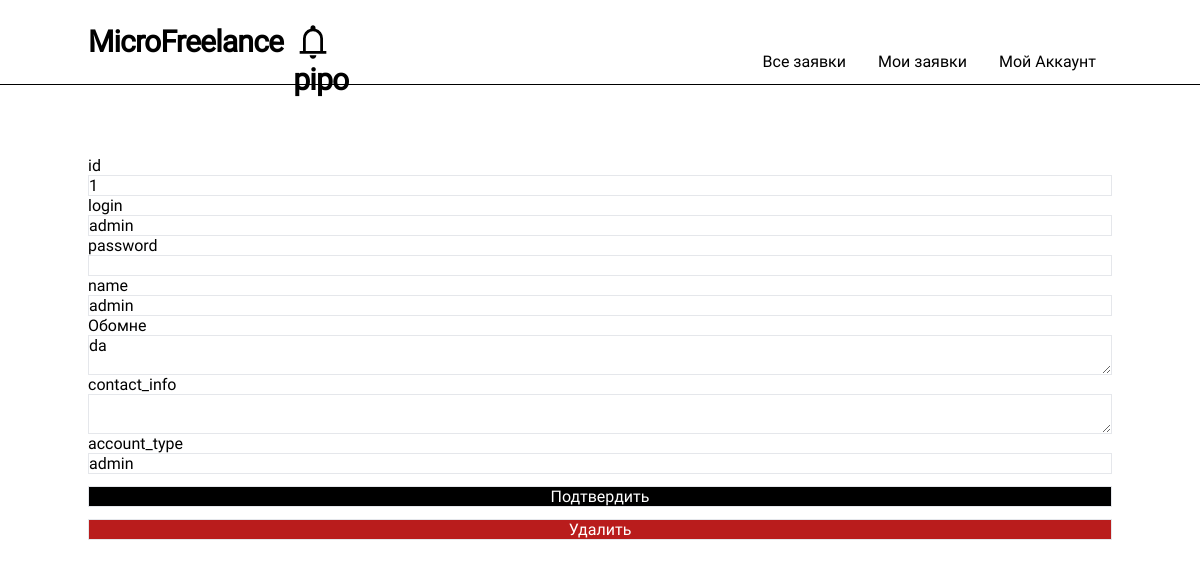
The app's page /admin/1 (signed in), older data.
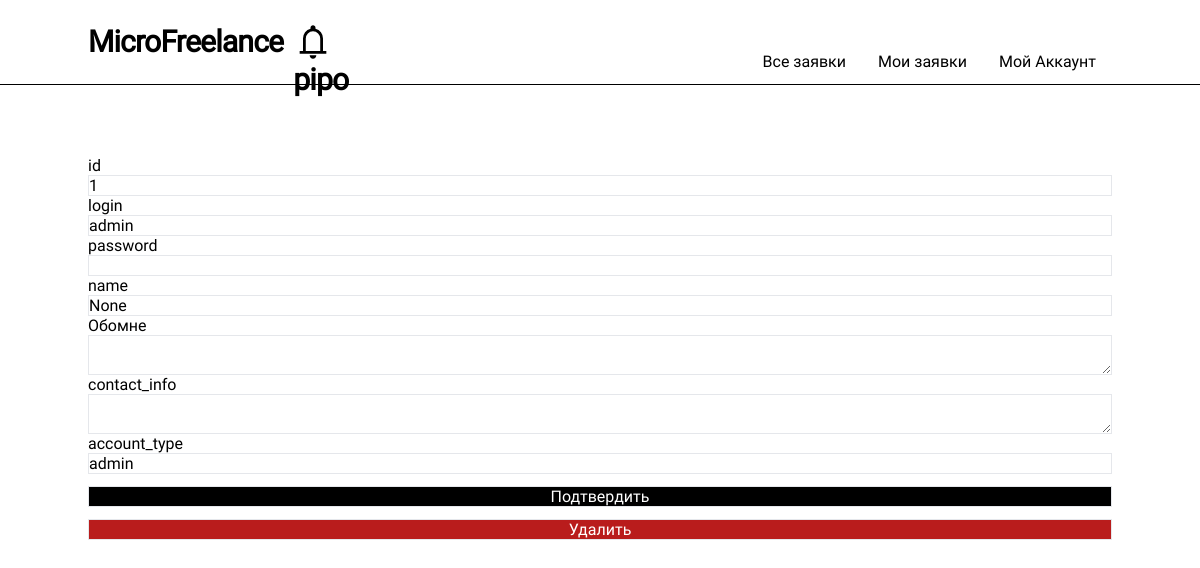
The same page, newer data.
### models.py (models this page shows, shortened)
class User(UserMixin, db.Model):
    __table_name__ = "users"
    id: Mapped[int]                         = mapped_column(primary_key=True)
    login: Mapped[str]                      = mapped_column(String(64), index=True, unique=True)
    password_hash: Mapped[Optional[str]]    = mapped_column(String(256))
    name: Mapped[Optional[str]]             = mapped_column(String(64))
    aboutme: Mapped[Optional[str]]          = mapped_column(String(256))
    contact_info: Mapped[Optional[str]]     = mapped_column(String(256))
    account_type: Mapped[str]               = mapped_column(String(256), default='student')
    def check_role(self, roles: list[str]) -> bool:
        if type(roles) is str:
            return self.account_type == roles
        return self.account_type in roles

### routes.py (the view, shortened to what this page needs)
@app.route('/admin/<user_id>', methods=['GET', 'POST'])
@login_required
def admin_panel_edit_user(user_id):
    if not current_user.check_role('admin'):
        abort(418)
    user = db.session.scalar(sa.select(User).where(User.id == user_id))
    form = AdminUserEditForm()
    form.aboutme.data = user.aboutme
    return render_template('admin/admin_user_edit.html', user=user, form=form)

### forms.py
class AdminUserEditForm(FlaskForm):
    id = StringField("id")
    login = StringField("login")
    password = StringField("password")
    name = StringField("name")
    aboutme = TextAreaField("Обомне", validators=[DataRequired()])
    contact_info = TextAreaField("contact_info")
    account_type = StringField("account_type")
    submit = SubmitField("Подтвердить")

### models.py (called while the page is built)
@login.user_loader
def load_user(id):
  return db.session.get(User, int(id))

### routes.py (called while the page is built)
def render_template(*args, **kwargs):
    kwargs['current_user'] = current_user
    return base_render_teplate(*args, **kwargs)

### templates/admin/admin_user_edit.html (shortened to what this page needs)
{% extends "base/base.html" %}
{% block content %}
<form method="POST" enctype='multipart/form-data'>
    <div class="flex-col flex">
        {{form.id.label}}
        {{form.id(class='border', value=user.id)}}
        {{form.login.label}}
        {{form.login(class='border', value=user.login)}}
        {{form.password.label}}
        {{form.password(class='border')}}
        {{form.name.label}}
        {{form.name(class='border', value=user.name)}}
        {{form.aboutme.label}}
        {{form.aboutme(class='border')}}
        {{form.contact_info.label}}
        {{form.contact_info(class='border', value=user.contact_info)}}
        {{form.account_type.label}}
        {{form.account_type(class='border', value=user.account_type)}}
        {{form.submit(class='border bg-black text-white cursor-pointer mt-3 text-center')}}
        <a class="border bg-red-700 text-white cursor-pointer mt-3 text-center" href="/admin-delete-user/{{user.id}}">Удалить</a>
    </div>
</form>
{% endblock %}

Row changes from the older to the newer data that the page shows:
changed User "admin": name "admin" → "None"; aboutme "da" → (not shown)
